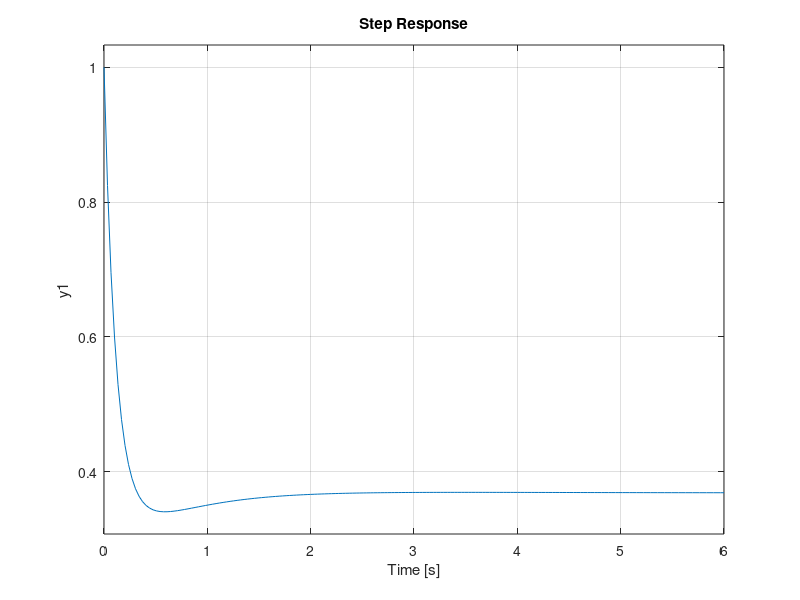

The MATLAB script that drew this image:
G1 = tf([1], [1 1]);
G2 = tf([1], [1 4]);
G3 = tf([1 3], [1 5]);

G_I = series(G1, G2);
G_F = series(G_I, G3);


A = series(G1, G2);
B = parallel(A, G3);

C = series(B, G3);

E = parallel(G1, G2);
G = series(E, G3);

F_final = feedback(C, G);
step(F_final)
